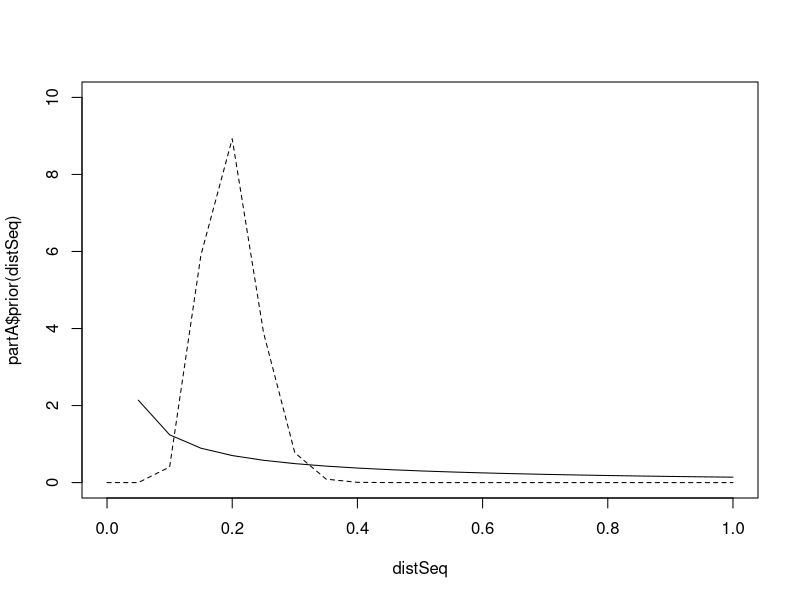
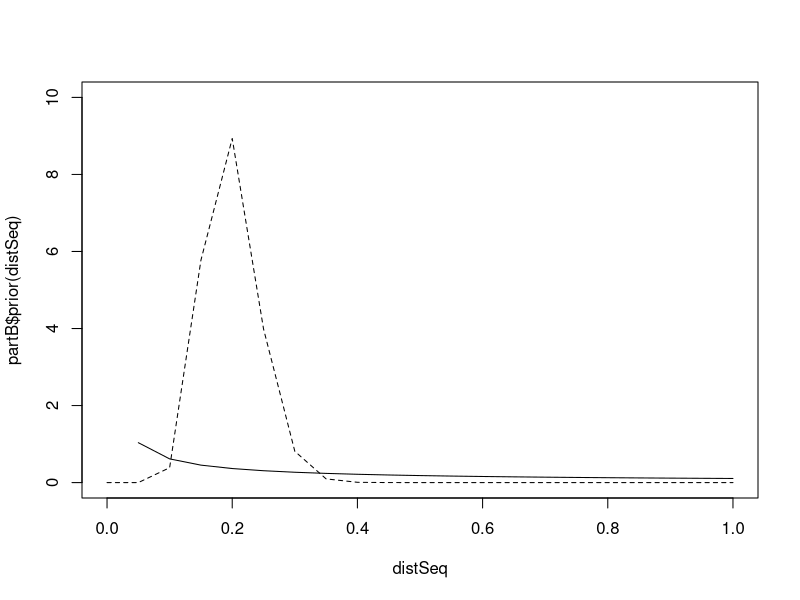

Here is the R script that generated these plots, in order:
distSeq <- seq(0, 1, by = .05)
partA <- list()
partA$prior <- function(x) dgamma(x, shape = .25, rate = .5)
partA$posterior <- function(x) dgamma(x, shape = 20.25, rate = 102.5)
partB <- list()
partB$prior <- function(x) dgamma(x, shape = .25, rate = .025)
partB$posterior <- function(x) dgamma(x, shape = 20.25, rate = 102.025)
png('../Desktop/Projects/Stat135/Chapter8/output/Problem62Plot_a.png', type = 'cairo')
plot(distSeq, partA$prior(distSeq), type = 'l', ylim = c(0, 10))
lines(distSeq, partA$posterior(distSeq), type = 'l', lty = 2)
dev.off()
png('../Desktop/Projects/Stat135/Chapter8/output/Problem62Plot_b.png', type = 'cairo')
plot(distSeq, partB$prior(distSeq), type = 'l', ylim = c(0, 10))
lines(distSeq, partB$posterior(distSeq), type = 'l', lty = 2)
dev.off()
